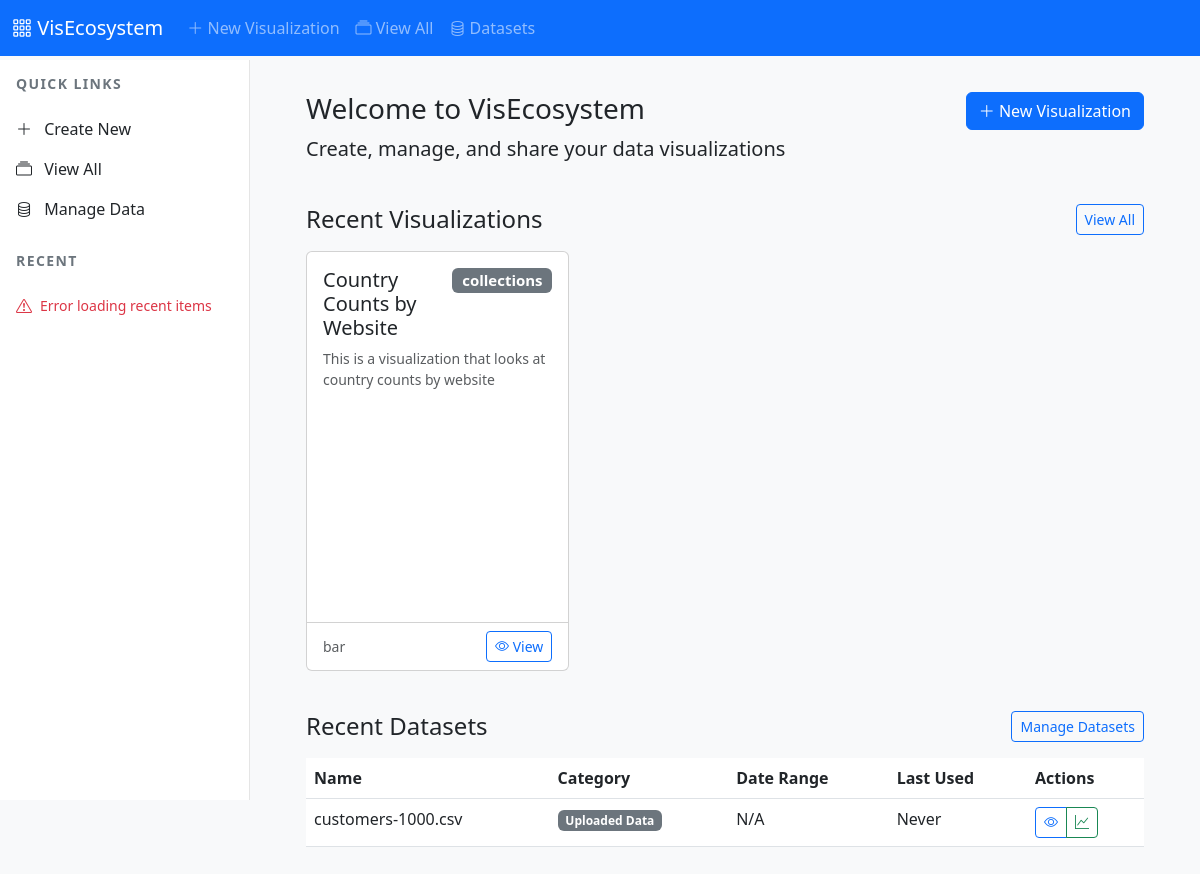
Before: / with the older database file.
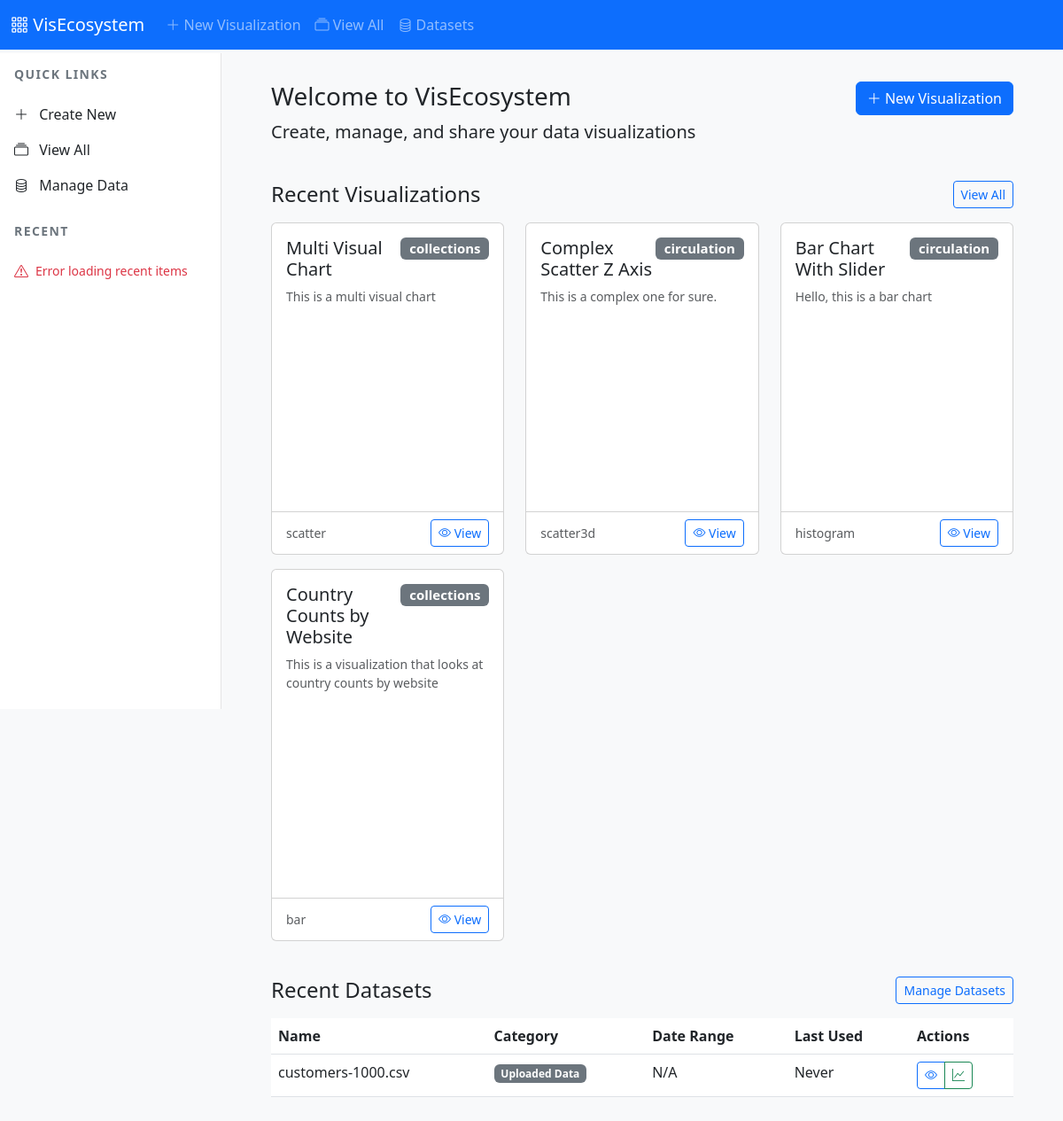
After: the same page with the newer database file.
### models.py (models this page shows, shortened)
class Visualization(db.Model):
    id = db.Column(db.Integer, primary_key=True)
    name = db.Column(db.String(100), nullable=False)
    description = db.Column(db.Text)
    chart_type = db.Column(db.String(50), nullable=False)
    config = db.Column(db.Text, nullable=False)  # JSON string of Plotly config
    created_at = db.Column(db.DateTime, default=datetime.utcnow)
    updated_at = db.Column(db.DateTime, default=datetime.utcnow, onupdate=datetime.utcnow)
    category = db.Column(db.String(50))
    time_period = db.Column(db.String(50))
    is_template = db.Column(db.Boolean, default=False)
    tags = db.Column(db.String(255))
    data_source = db.Column(db.Text)  # JSON string containing dataset id and column mapping
    shared = db.Column(db.Boolean, default=False)
    notes = db.Column(db.Text)
    def to_dict(self):
        return {
            'id': self.id,
            'name': self.name,
            'description': self.description,
            'chart_type': self.chart_type,
            'config': json.loads(self.config),
            'created_at': self.created_at.isoformat(),
            'updated_at': self.updated_at.isoformat() if self.updated_at else None,
            'category': self.category,
            'time_period': self.time_period,
            'is_template': self.is_template,
            'tags': self.tags.split(',') if self.tags else [],
            'data_source': json.loads(self.data_source) if self.data_source else None,
            'shared': self.shared,
            'notes': self.notes
        }

class Dataset(db.Model):
    id = db.Column(db.Integer, primary_key=True)
    name = db.Column(db.String(255), nullable=False)
    file_path = db.Column(db.String(255), nullable=False, unique=True)
    file_type = db.Column(db.String(10), nullable=False)
    uploaded_at = db.Column(db.DateTime, default=datetime.utcnow)  # Added this field
    category = db.Column(db.String(50))  # e.g., 'Circulation Data', 'Program Statistics'
    date_range = db.Column(db.String(100))  # e.g., 'Jan 2024 - Dec 2024'
    row_count = db.Column(db.Integer)
    column_info = db.Column(db.Text)  # JSON string of column metadata
    created_at = db.Column(db.DateTime, default=datetime.utcnow)
    last_used = db.Column(db.DateTime)
    description = db.Column(db.Text)
    update_frequency = db.Column(db.String(50))  # e.g., 'Monthly', 'Weekly'
    data_source = db.Column(db.String(100))  # e.g., 'ILS Export', 'Manual Entry'
    def to_dict(self):
        return {
            'id': self.id,
            'name': self.name,
            'file_type': self.file_type,
            'category': self.category,
            'date_range': self.date_range,
            'row_count': self.row_count,
            'column_info': json.loads(self.column_info) if self.column_info else {},
            'created_at': self.created_at.isoformat(),
            'uploaded_at': self.uploaded_at.isoformat() if self.uploaded_at else None,
            'last_used': self.last_used.isoformat() if self.last_used else None,
            'description': self.description,
            'update_frequency': self.update_frequency,
            'data_source': self.data_source
        }

### app.py (the view, shortened to what this page needs)
    @app.route('/')
    def home():
        try:
            recent_vizs = Visualization.query.filter_by(is_template=False).order_by(
                desc(Visualization.updated_at)).limit(5).all()
            templates = Template.query.order_by(Template.category, Template.name).all()
            templates_by_category = {}
            for template in templates:
                if template.category not in templates_by_category:
                    templates_by_category[template.category] = []
                templates_by_category[template.category].append(template)
            recent_datasets = Dataset.query.order_by(desc(Dataset.last_used)).limit(5).all()
            return render_template(
                'index.html',
                recent_vizs=[v.to_dict() for v in recent_vizs] if recent_vizs else [],
                templates_by_category=templates_by_category,
                recent_datasets=[d.to_dict() for d in recent_datasets] if recent_datasets else [],
                current_year=datetime.now().year
            )
        except Exception as e:
            logger.error(f"Error in home route: {str(e)}")
            return render_template(
                'index.html',
                recent_vizs=[],
                templates_by_category={},
                recent_datasets=[],
                current_year=datetime.now().year,
                error="Unable to load dashboard data. Please try again later."
            )

### templates/index.html (shortened to what this page needs)
{% extends "base.html" %}
{% block content %}
<div class="container-fluid px-4">
    <div class="row mb-4">
        <div class="col">
            <h1 class="h3">Welcome to VisEcosystem</h1>
            <p class="lead">Create, manage, and share your data visualizations</p>
        </div>
        <div class="col-auto">
            <a href="/viz/new" class="btn btn-primary">
                <i class="bi bi-plus-lg"></i> New Visualization
            </a>
        </div>
    </div>
    <div class="row mb-4">
        <div class="col">
            <div class="d-flex justify-content-between align-items-center mb-3">
                <h2 class="h4 mb-0">Recent Visualizations</h2>
                <a href="/visualizations" class="btn btn-outline-primary btn-sm">
                    View All
                </a>
            </div>
            {% if error %}
            <div class="alert alert-danger">{{ error }}</div>
            {% else %}
                {% if recent_vizs %}
                <div class="row">
                    {% for viz in recent_vizs %}
                    <div class="col-md-4 mb-3">
                        <div class="card h-100">
                            <div class="card-body">
                                <h5 class="card-title d-flex justify-content-between align-items-start">
                                    {{ viz.name }}
                                    {% if viz.category %}
                                    <span class="badge bg-secondary">{{ viz.category }}</span>
                                    {% endif %}
                                </h5>
                                {% if viz.description %}
                                <p class="card-text small text-muted">{{ viz.description[:100] }}{% if viz.description|length > 100 %}...{% endif %}</p>
                                {% endif %}
                                <div class="visualization-preview" id="viz-preview-{{ viz.id }}" style="height: 200px;"></div>
                            </div>
                            <div class="card-footer bg-transparent">
                                <div class="d-flex justify-content-between align-items-center">
                                    <small class="text-muted">{{ viz.chart_type }}</small>
                                    <a href="/viz/{{ viz.id }}" class="btn btn-outline-primary btn-sm">
                                        <i class="bi bi-eye"></i> View
                                    </a>
                                </div>
                            </div>
                        </div>
                    </div>
                    {% endfor %}
                </div>
                {% endif %}
            {% endif %}
        </div>
    </div>
    <div class="row">
        <div class="col">
            <div class="d-flex justify-content-between align-items-center mb-3">
                <h2 class="h4 mb-0">Recent Datasets</h2>
                <a href="/datasets" class="btn btn-outline-primary btn-sm">
                    Manage Datasets
                </a>
            </div>
            <div class="table-responsive">
                <table class="table table-hover">
                    <thead>
                        <tr>
                            <th>Name</th>
                            <th>Category</th>
                            <th>Date Range</th>
                            <th>Last Used</th>
                            <th>Actions</th>
                        </tr>
                    </thead>
                    <tbody>
                        {% for dataset in recent_datasets %}
                        <tr>
                            <td>{{ dataset.name }}</td>
                            <td>
                                {% if dataset.category %}
                                <span class="badge bg-secondary">{{ dataset.category }}</span>
                                {% endif %}
                            </td>
                            <td>{{ dataset.date_range or 'N/A' }}</td>
                            <td>{{ dataset.last_used|datetime if dataset.last_used else 'Never' }}</td>
                            <td>
                                <div class="btn-group btn-group-sm">
                                    <button class="btn btn-outline-primary" onclick="previewDataset({{ dataset.id }})">
                                        <i class="bi bi-eye"></i>
                                    </button>
                                    <a href="/viz/new?dataset={{ dataset.id }}" class="btn btn-outline-success">
                                        <i class="bi bi-graph-up"></i>
                                    </a>
                                </div>
                            </td>
                        </tr>
                        {% endfor %}
                    </tbody>
                </table>
            </div>
        </div>
    </div>
</div>
{% endblock %}

### templates/base.html (shortened to what this page needs)
<!DOCTYPE html>
<html lang="en">
<head>
    <link href="https://cdn.jsdelivr.net/npm/bootstrap@5.3.0/dist/css/bootstrap.min.css" rel="stylesheet">
    <link rel="stylesheet" href="https://cdn.jsdelivr.net/npm/bootstrap-icons@1.11.3/font/bootstrap-icons.min.css">
    <link rel="stylesheet" href="https://cdnjs.cloudflare.com/ajax/libs/monaco-editor/0.43.0/min/vs/editor/editor.main.min.css">
    <link href="{{ url_for('static', filename='css/style.css') }}" rel="stylesheet">
</head>
<body class="bg-light">
    <nav class="navbar navbar-expand-lg navbar-dark bg-primary fixed-top">
        <div class="container-fluid">
            <a class="navbar-brand" href="/">
                <i class="bi bi-grid-3x3-gap"></i> VisEcosystem
            </a>
            <div class="collapse navbar-collapse" id="navbarNav">
                <ul class="navbar-nav">
                    <li class="nav-item">
                        <a class="nav-link" href="/viz/new">
                            <i class="bi bi-plus-lg"></i> New Visualization
                        </a>
                    </li>
                    <li class="nav-item">
                        <a class="nav-link" href="/visualizations">
                            <i class="bi bi-collection"></i> View All
                        </a>
                    </li>
                    <li class="nav-item">
                        <a class="nav-link" href="/datasets">
                            <i class="bi bi-database"></i> Datasets
                        </a>
                    </li>
                </ul>
            </div>
        </div>
    </nav>
    <div class="sidebar d-none d-lg-block">
        <div class="p-3">
            <h5 class="sidebar-heading">Quick Links</h5>
            <div class="list-group list-group-flush mb-4">
                <a href="/viz/new" class="list-group-item list-group-item-action">
                    <i class="bi bi-plus-lg me-2"></i> Create New
                </a>
                <a href="/visualizations" class="list-group-item list-group-item-action">
                    <i class="bi bi-collection me-2"></i> View All
                </a>
                <a href="/datasets" class="list-group-item list-group-item-action">
                    <i class="bi bi-database me-2"></i> Manage Data
                </a>
            </div>
            <h5 class="sidebar-heading">Recent</h5>
            <div id="recent-list" class="list-group list-group-flush">
            </div>
        </div>
    </div>
    <div class="main-content">
        {% block content %}{% endblock %}
    </div>
</body>
</html>

### static/css/style.css (style rules this page uses)
body { padding-top: 60px; background-color: #f8f9fa; min-height: 100vh; }
.sidebar { position: fixed; top: 60px; left: 0; width: 250px; height: calc(100vh - 60px); background-color: #ffffff; border-right: 1px solid rgba(0,0,0,.1); overflow-y: auto; z-index: 100; }
.sidebar-heading { font-size: 0.875rem; text-transform: uppercase; letter-spacing: 0.1em; color: #6c757d; font-weight: 600; margin-bottom: 1rem; }
.sidebar .list-group-item { border: none; padding: 0.5rem 0; background: transparent; }
.main-content { margin-left: 250px; padding: 2rem; min-height: calc(100vh - 60px); }

Changed rows visible on the page:
added Visualization: name "Multi Visual Chart", category "collections", description "This is a multi visual chart", chart_type "scatter"
added Visualization: name "Complex Scatter Z Axis", category "circulation", description "This is a complex one for sure.", chart_type "scatter3d"
added Visualization: name "Bar Chart With Slider", category "circulation", description "Hello, this is a bar chart", {{ viz.id }} 2 (drawn), chart_type "histogram"
